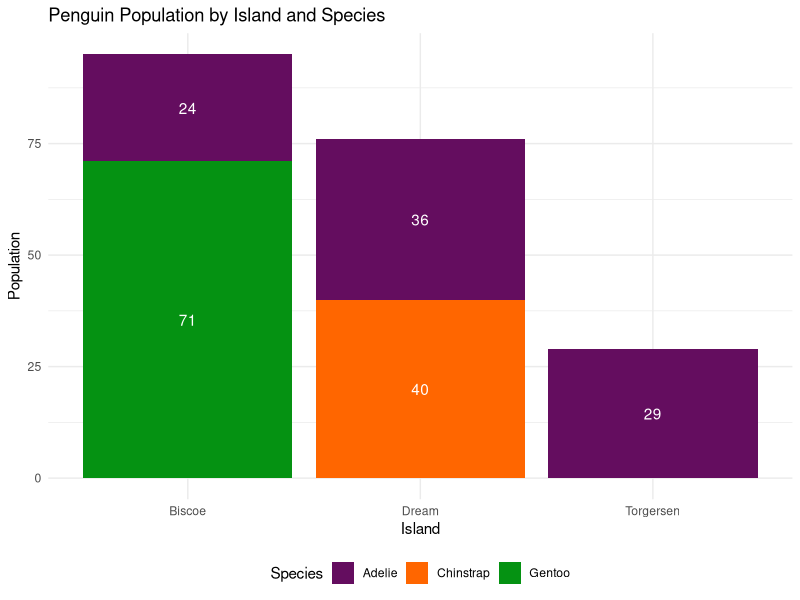
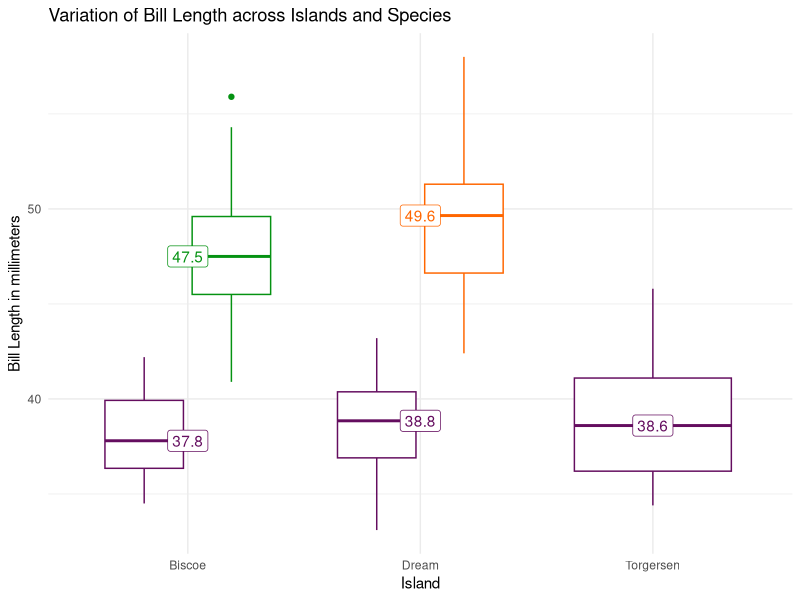
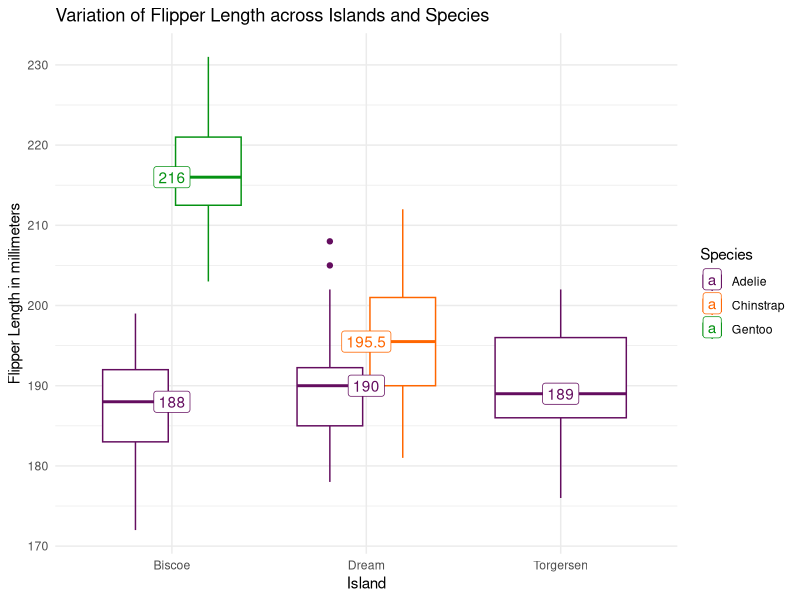
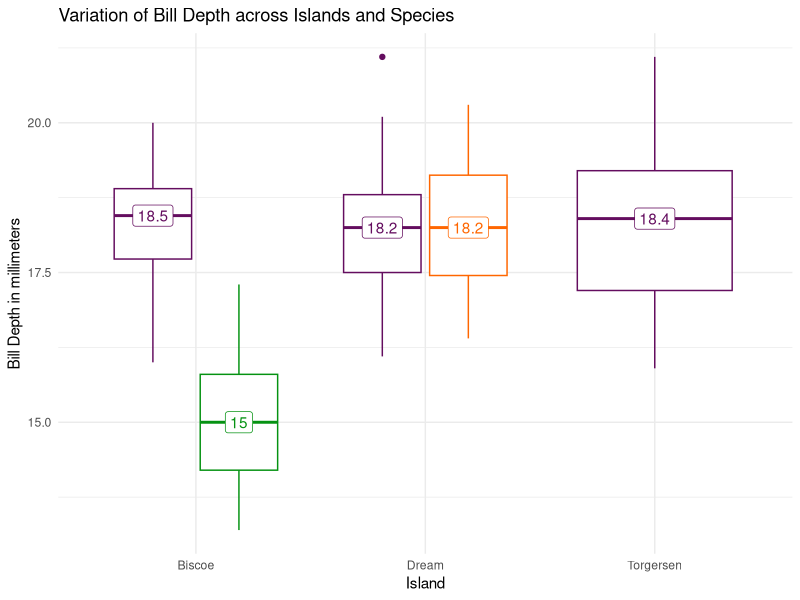
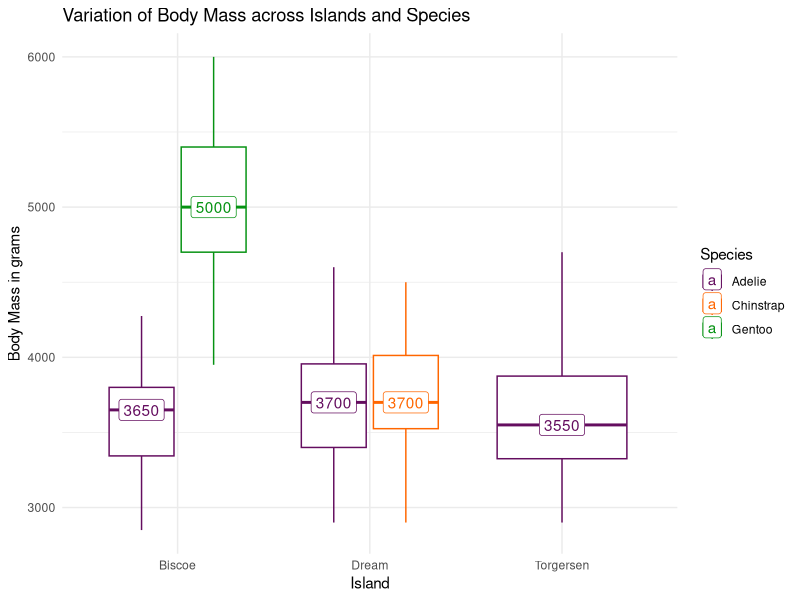
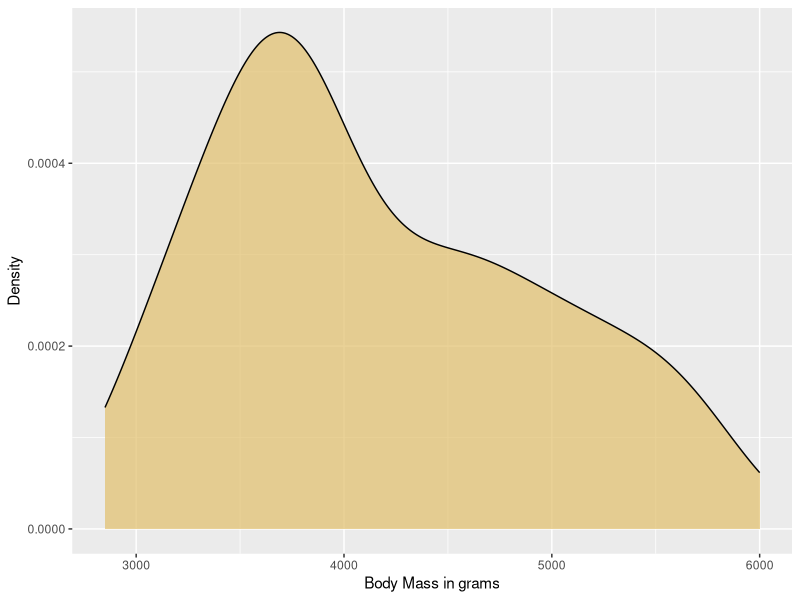
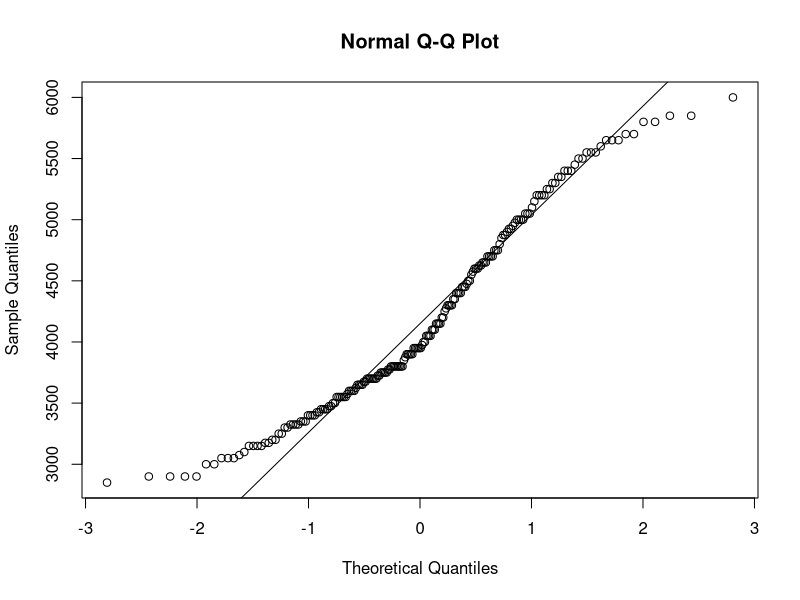
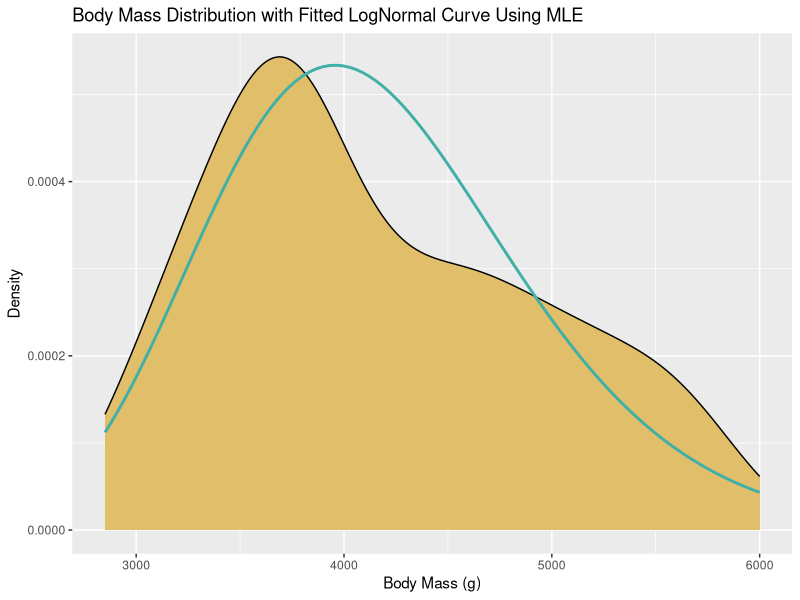

Here is the R script that generated these plots, in order:
## ---- chunk 1
options(scipen = 999)
library(palmerpenguins)
library(ggplot2)
library(dplyr)
library(grid)
library(MASS)
my.student.number = 230164781
n=200
data("penguins")
penguins = na.omit(penguins)
set.seed(my.student.number)
my.penguins = penguins[sample(nrow(penguins), n), ]
rm(penguins_raw)
rm(penguins)
## ---- chunk 2

my.penguins %>% 
  count(island, species) %>% 
  ggplot(aes(x = island, y = n, fill = species)) + 
  geom_col() + 
  geom_text(aes(label = n), 
            position = position_stack(vjust = 0.5), 
            color = "white") + 
  labs(title = "Penguin Population by Island and Species", 
       x = "Island", 
       y = "Population", 
       fill = "Species") + 
  scale_fill_manual(values = c("Adelie" = "#640D5F", 
                               "Gentoo" = "#059212",  
                               "Chinstrap" = "#FF6600"  
                               )) +
  theme_minimal()+
  theme(legend.position = "bottom")

## ---- chunk 3
my.penguins %>% 
  ggplot(aes(color = species, y = bill_length_mm, x = island  )) + 
  geom_boxplot() +
  stat_summary(fun = median, geom = "label", aes(label = round(after_stat(y), 1)), 
               position = position_nudge(x = 0)) + 
  labs(title = "Variation of Bill Length across Islands and Species", 
       x = "Island", 
       y = "Bill Length in millimeters", 
       color = "Species") + 
    scale_color_manual(values = c("Adelie" = "#640D5F",  
                                "Gentoo" = "#059212", 
                                "Chinstrap" = "#FF6600"  
                                )) +
    theme_minimal()+
  theme(legend.position = "none")


my.penguins %>% 
  ggplot(aes(color = species,y = flipper_length_mm,  x = island)) + 
  geom_boxplot() +
  stat_summary(fun = median, geom = "label", aes(label = round(after_stat(y), 1)), 
               position = position_nudge(x = 0)) + 
  labs(title = "Variation of Flipper Length across Islands and Species", 
       x = "Island", 
       y = "Flipper Length in millimeters", 
       color = "Species") +
  scale_color_manual(values = c("Adelie" = "#640D5F",  
                                "Gentoo" = "#059212",  
                                "Chinstrap" = "#FF6600" 
                                )) +
  theme_minimal()
## ---- chunk 4
 my.penguins %>% 
  ggplot(aes(x = island, y = bill_depth_mm, color = species)) + 
  geom_boxplot() +
  stat_summary(fun = median, geom = "label", aes(label = round(after_stat(y), 1)), 
               position = position_dodge(width = 0.75)) + 
  labs(title = "Variation of Bill Depth across Islands and Species", 
       x = "Island", 
       y = "Bill Depth in millimeters", 
       color = "Species" ) + 
    scale_color_manual(values = c("Adelie" = "#640D5F", 
                                "Gentoo" = "#059212",  
                                "Chinstrap" = "#FF6600" 
                                )) +
  theme_minimal()+
  theme(legend.position = "none")

my.penguins %>% 
  ggplot(aes(color = species,y = body_mass_g, x = island )) + 
  geom_boxplot() +
  stat_summary(fun = median, geom = "label", aes(label = round(after_stat(y), 1)), 
               position = position_dodge(width = 0.75)) + 
  labs(title = "Variation of Body Mass across Islands and Species", 
       x = "Island", 
       y = "Body Mass in grams", 
       color = "Species")+
    scale_color_manual(values = c("Adelie" = "#640D5F", 
                                "Gentoo" = "#059212",  
                                "Chinstrap" = "#FF6600"  
                                )) +
  theme_minimal()

## ---- chunk 5


ggplot(data = my.penguins, aes(x = body_mass_g)) +
  geom_density(fill = "#E1BE6A", alpha = 0.7, color = "black") +  
  labs(
       y = "Density",
       x = "Body Mass in grams"
       ) 

qqnorm(my.penguins$body_mass_g)
qqline(my.penguins$body_mass_g)
## ---- chunk 6
body_mass = my.penguins$body_mass_g

logbody_mass = log(body_mass)

n = length(logbody_mass) 
muMLE = sum(logbody_mass) / n  # MLE for mu


sigma2MLE = sum((logbody_mass - muMLE)^2) / n  # MLE for sigma^2
sigmaMLE = sqrt(sigma2MLE)  # Standard deviation (square root of variance)


x_vals = seq(min(body_mass), max(body_mass), length.out = 100)


logNormal_density = dlnorm(x_vals, meanlog = muMLE, sdlog = sigmaMLE)


densityData = data.frame(x_vals = x_vals, logNormal_density = logNormal_density)

ggplot(data.frame(body_mass), aes(x = body_mass)) +
  geom_density(aes(y = after_stat(density)), fill = "#E1BE6A", color = "black") +
  geom_line(data = densityData, aes(x = x_vals, y = logNormal_density), color = "#40B0A6", linewidth = 1) +
  labs(title = "Body Mass Distribution with Fitted LogNormal Curve Using MLE",
       x = "Body Mass (g)", y = "Density") 
## ---- chunk 7
my.penguins %>% 
  ggplot(aes(color = sex, y = bill_length_mm, x = sex )) + 
  geom_boxplot() +
  stat_summary(fun = median, geom = "label", aes(label = round(after_stat(y), 1)), 
               position = position_nudge(x = 0)) + 
  labs(title = "Variation of Bill Length across Sex", 
       x = "Sex", 
       y = "Bill Length in millimeters", 
       color = "Sex") + 
  scale_color_manual(values = c("male" = "steelblue",  
                                "female" = "purple")) +
  theme_minimal() +
  theme(legend.position = "none")

# Flipper Length by Gender 
my.penguins %>% 
  ggplot(aes(color = sex, y = flipper_length_mm, x = sex)) + 
  geom_boxplot() +
  stat_summary(fun = median, geom = "label", aes(label = round(after_stat(y), 1)), 
               position = position_nudge(x = 0)) + 
  labs(title = "Variation of Flipper Length across Sex", 
       x = "Sex", 
       y = "Flipper Length in millimeters", 
       color = "Sex") +
  scale_color_manual(values = c("male" = "steelblue",  
                                "female" = "purple")) +
  theme_minimal()
## ---- chunk 8
my.penguins %>% 
  ggplot(aes(x = sex, y = bill_depth_mm, color = sex)) + 
  geom_boxplot() +
  stat_summary(fun = median, geom = "label", aes(label = round(after_stat(y), 1)), 
               position = position_dodge(width = 0.75)) + 
  labs(title = "Variation of Bill Depth across Sex", 
       x = "Island", 
       y = "Bill Depth in millimeters", 
       color = "Sex") + 
  scale_color_manual(values = c("male" = "steelblue",  
                                "female" = "purple")) +
  theme_minimal() +
  theme(legend.position = "none")


my.penguins %>% 
  ggplot(aes(color = sex, y = body_mass_g, x = sex)) + 
  geom_boxplot() +
  stat_summary(fun = median, geom = "label", aes(label = round(after_stat(y), 1)), 
               position = position_dodge(width = 0.75)) + 
  labs(title = "Variation of Body Mass across across Sex", 
       x = "Sex", 
       y = "Body Mass in grams", 
       color = "Sex") +
  scale_color_manual(values = c("male" = "steelblue",  
                                "female" = "purple")) +
  theme_minimal()

## ---- chunk 9
bill_length_t_test = t.test(bill_length_mm ~ sex, data = my.penguins,var.equal=TRUE)
bill_depth_t_test = t.test(bill_depth_mm ~ sex, data = my.penguins,var.equal=TRUE)
flipper_length_t_test = t.test(flipper_length_mm ~ sex, data = my.penguins,var.equal=TRUE)
body_mass_t_test = t.test(body_mass_g ~ sex, data = my.penguins,var.equal=TRUE)
## ---- chunk 10
formatted_bl_p_value = format(bill_length_t_test$p.value, digits = 8)
formatted_bd_p_value = format(bill_depth_t_test$p.value, digits = 8)
formatted_fl_p_value = format(flipper_length_t_test$p.value, digits = 8)
formatted_bm_p_value = format(body_mass_t_test$p.value, digits = 8)
## ---- chunk 11
anova_bill_length = aov(bill_length_mm ~ island, data = my.penguins)
summary(anova_bill_length)
## ---- chunk 12
anova_bill_depth = aov(bill_depth_mm ~ island, data = my.penguins)
summary(anova_bill_depth)
## ---- chunk 13
anova_flipper_length = aov(flipper_length_mm ~ island, data = my.penguins)
summary(anova_flipper_length)
## ---- chunk 14
anova_body_mass = aov(body_mass_g ~ island, data = my.penguins)
summary(anova_body_mass)
